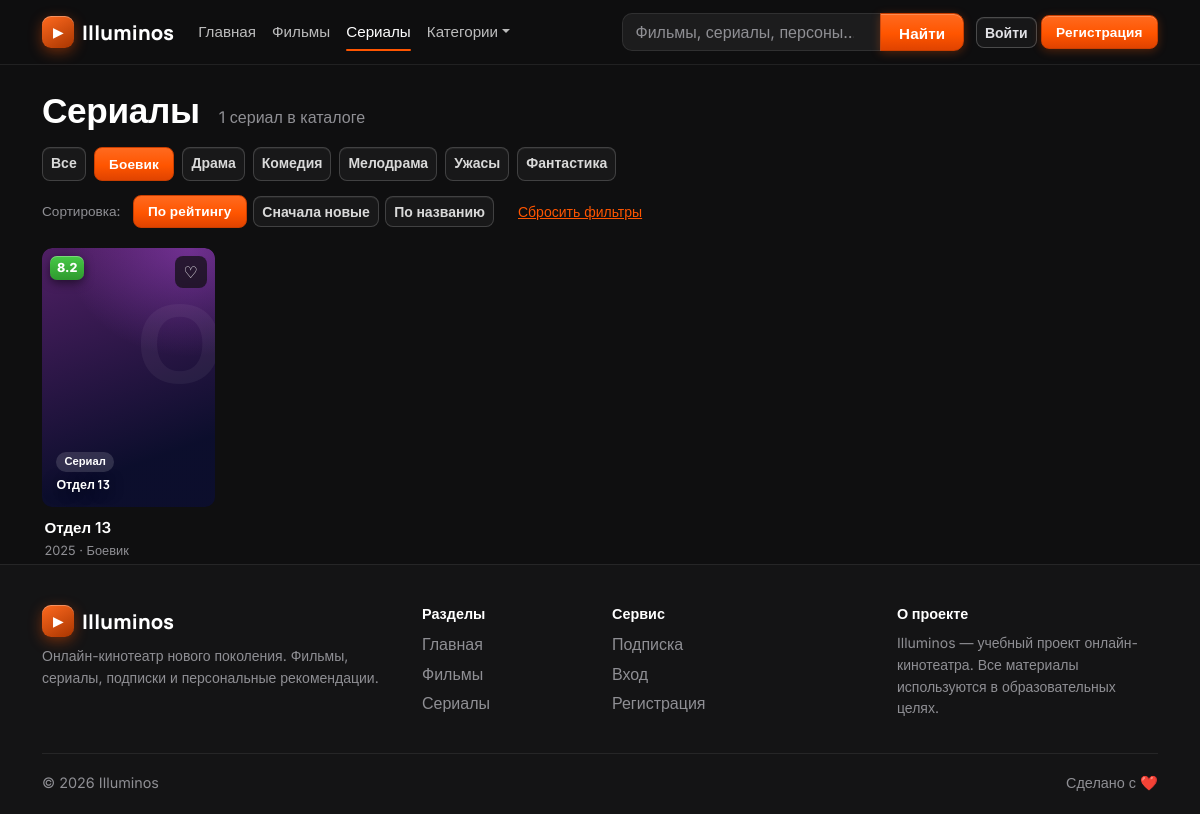
Page /serials.php?genre=5 on the committed database.
### tables this page shows
CREATE TABLE genres (
    id INT AUTO_INCREMENT PRIMARY KEY,
    name VARCHAR(50) NOT NULL UNIQUE
);

CREATE TABLE content (
    id INT AUTO_INCREMENT PRIMARY KEY,
    type ENUM('film','serial') NOT NULL,
    title VARCHAR(150) NOT NULL,
    description TEXT,
    year SMALLINT,
    rating DECIMAL(3,1) DEFAULT 0,
    director VARCHAR(150),
    actors TEXT,
    poster_url VARCHAR(500) DEFAULT NULL,
    trailer_url VARCHAR(255) DEFAULT NULL,
    is_new TINYINT(1) DEFAULT 0,
    is_popular TINYINT(1) DEFAULT 0,
    genre_id INT,
    FOREIGN KEY (genre_id) REFERENCES genres(id)
);

### serials.php (the view, shortened to what this page needs)
<?php
require_once __DIR__ . '/backend/config.php';
require_once __DIR__ . '/src/components/helpers.php';
$genreId = (int)($_GET['genre'] ?? 0);
$q       = trim((string)($_GET['q'] ?? ''));
$uid     = $_SESSION['user']['id'] ?? 0;
$sortMap = [
    'rating' => 'c.rating DESC',
    'year'   => 'c.year DESC, c.rating DESC',
    'title'  => 'c.title ASC',
];
$sort = $_GET['sort'] ?? 'rating';
$genres = $pdo->query('SELECT * FROM genres ORDER BY name')->fetchAll();
$sql = "SELECT c.*, g.name AS genre_name FROM content c
        JOIN genres g ON g.id = c.genre_id
        WHERE c.type = 'serial'";
$params = [];
if ($genreId > 0) { $sql .= ' AND c.genre_id = ?'; $params[] = $genreId; }
$stmt = $pdo->prepare($sql . ' ORDER BY ' . $sortMap[$sort]);
$stmt->execute($params);
$serials = $stmt->fetchAll();
$favIds = io_fav_ids($pdo, (int)$uid);
$hasFilters = ($genreId > 0 || $q !== '' || $sort !== 'rating');
function serials_url(array $over = []): string {
    global $genreId, $q, $sort;
    $p = array_merge(['genre' => $genreId, 'q' => $q, 'sort' => $sort], $over);
    if (($p['sort'] ?? '') === 'rating') unset($p['sort']);
    $p = array_filter($p, fn($v) => $v !== '' && $v !== 0 && $v !== null);
    return '/serials.php' . ($p ? '?' . http_build_query($p) : '');
}
$sortLabels = ['rating' => 'По рейтингу', 'year' => 'Сначала новые', 'title' => 'По названию'];
?>
<!DOCTYPE html>
<html lang="ru">
<head>
    <?php require __DIR__ . '/src/components/head-assets.php'; ?>
</head>
<body class="d-flex flex-column min-vh-100">
<?php require __DIR__ . '/src/components/header.php'; ?>
<main class="container flex-grow-1" id="main">
    <div class="io-catalog-head mt-4 mb-2">
        <h1 class="io-catalog-title">Сериалы</h1>
        <p class="text-secondary mb-0"><?= count($serials) ?> <?= io_plural(count($serials), ['сериал', 'сериала', 'сериалов']) ?> в каталоге</p>
    </div>
    <div class="io-filters mt-3">
        <div class="io-chips d-flex flex-wrap gap-2" role="group" aria-label="Категории">
            <a class="btn btn-sm <?= $genreId === 0 ? 'btn-io' : 'btn-outline-light' ?>" href="<?= io_e(serials_url(['genre' => 0])) ?>"
               <?= $genreId === 0 ? 'aria-current="true"' : '' ?>>Все</a>
            <?php foreach ($genres as $g): ?>
                <a class="btn btn-sm <?= $genreId === (int)$g['id'] ? 'btn-io' : 'btn-outline-light' ?>"
                   href="<?= io_e(serials_url(['genre' => (int)$g['id']])) ?>"
                   <?= $genreId === (int)$g['id'] ? 'aria-current="true"' : '' ?>><?= htmlspecialchars($g['name']) ?></a>
            <?php endforeach; ?>
        </div>
        <div class="io-filters-row">
            <div class="io-sort" role="group" aria-label="Сортировка">
                <span class="io-filter-label">Сортировка:</span>
                <?php foreach ($sortMap as $key => $_): ?>
                    <a class="btn btn-sm <?= $sort === $key ? 'btn-io' : 'btn-outline-light' ?>"
                       href="<?= io_e(serials_url(['sort' => $key])) ?>"><?= $sortLabels[$key] ?></a>
                <?php endforeach; ?>
            </div>
            <?php if ($hasFilters): ?>
                <a class="small" href="/serials.php">Сбросить фильтры</a>
            <?php endif; ?>
        </div>
    </div>
    <?php render_cards($serials, $favIds,
        'Сериалов по таким условиям не найдено.',
        $hasFilters ? '<a class="btn btn-io btn-sm" href="/serials.php">Сбросить фильтры</a>' : ''); ?>
</main>
<?php require __DIR__ . '/src/components/footer.php'; ?>

### src/components/helpers.php (shortened to what this page needs)
<?php
function io_e($v): string {
    return htmlspecialchars((string)$v, ENT_QUOTES, 'UTF-8');
}
function io_link(array $c): string {
    return ($c['type'] === 'serial' ? '/serial.php?id=' : '/movie.php?id=') . (int)$c['id'];
}
function io_plural(int $n, array $forms): string {
    $n = abs($n) % 100;
    $n1 = $n % 10;
    if ($n1 === 1) return $forms[0];
    return $forms[2];
}
function io_poster_hues(array $c): array {
    static $pairs = [[262, 228], [318, 262], [8, 336], [196, 250], [28, 352], [292, 236], [158, 206], [46, 14]];
    $pair  = $pairs[(int)($c['genre_id'] ?? 0) % count($pairs)];
    $shift = (((int)($c['id'] ?? 0)) * 11) % 28 - 14;
    return [($pair[0] + $shift + 360) % 360, $pair[1]];
}
function io_poster_style(array $c): string {
    [$h1, $h2] = io_poster_hues($c);
    return '--h1:' . $h1 . ';--h2:' . $h2 . ';';
}
function io_initial(string $title): string {
    if (preg_match('/[\p{L}\p{N}]/u', $title, $m)) {
        return function_exists('mb_strtoupper') ? mb_strtoupper($m[0], 'UTF-8') : $m[0];
    }
    return '★';
}
function io_poster(array $c, string $class = ''): string {
    $hasImage = !empty($c['poster_url']);
    ob_start(); ?>
    <div class="io-poster<?= $hasImage ? ' has-image' : '' ?><?= $class !== '' ? ' ' . io_e($class) : '' ?>" style="<?= io_poster_style($c) ?>">
        <?php if ($hasImage): ?>
            <img class="io-poster-img" src="<?= io_e($c['poster_url']) ?>" alt="<?= io_e($c['title']) ?>" loading="lazy">
        <?php else: ?>
            <span class="io-poster-glyph" aria-hidden="true"><?= io_e(io_initial((string)$c['title'])) ?></span>
        <?php endif; ?>
        <?php if (($c['type'] ?? '') === 'serial'): ?><span class="io-poster-type">Сериал</span><?php endif; ?>
        <span class="io-poster-title"><?= io_e($c['title']) ?></span>
        <span class="io-rating"><?= io_e($c['rating']) ?></span>
    </div>
    <?php
    return ob_get_clean();
}
function io_fav_button(int $id, bool $inFav, bool $loggedIn, ?string $title = null, string $class = '', bool $withLabel = false): string {
    $title = $title ?? ($inFav ? 'Убрать из избранного' : 'В избранное');
    ob_start(); ?>
    <button type="button" class="io-fav-btn<?= $inFav ? ' active' : '' ?><?= $class !== '' ? ' ' . io_e($class) : '' ?>"
            data-id="<?= $id ?>"<?= $loggedIn ? '' : ' data-guest="1"' ?>
            title="<?= io_e($title) ?>" aria-pressed="<?= $inFav ? 'true' : 'false' ?>"><?php
        if ($withLabel): ?><span data-fav-icon><?= $inFav ? '♥' : '♡' ?></span> <span data-fav-label><?= $inFav ? 'В избранном' : 'В избранное' ?></span><?php
        else: ?><?= $inFav ? '♥' : '♡' ?><?php endif; ?></button>
    <?php
    return ob_get_clean();
}
function io_card(array $c, bool $inFav = false): string {
    $loggedIn = !empty($_SESSION['user']);
    ob_start(); ?>
    <article class="io-card">
        <a href="<?= io_link($c) ?>" class="io-card-link text-decoration-none text-reset">
            <?= io_poster($c) ?>
            <div class="io-card-body">
                <div class="io-card-title"><?= io_e($c['title']) ?></div>
                <div class="io-card-meta"><?= io_e($c['year']) ?> · <?= io_e($c['genre_name'] ?? '') ?></div>
            </div>
        </a>
        <?= io_fav_button((int)$c['id'], $inFav, $loggedIn) ?>
    </article>
    <?php
    return ob_get_clean();
}
function render_cards(array $items, array $favIds, string $emptyHint = '', string $emptyAction = ''): void {
    $favSet = array_flip(array_map('intval', $favIds));
    echo '<div class="row g-3">';
    foreach ($items as $c) {
        echo '<div class="col-6 col-sm-4 col-md-3 col-xl-2">', io_card($c, isset($favSet[(int)$c['id']])), '</div>';
    }
    echo '</div>';
}
    ?>

### rows in the picture
genres: name "Боевик"
genres: name "Драма"
genres: name "Комедия"
genres: name "Мелодрама"
genres: name "Ужасы"
genres: name "Фантастика"
content: type "Сериал", title "Отдел 13", rating "8.2", year "2025", genre.name "Боевик"

### other values in the picture
count($serials) "1"
io_plural(count($serials), ['сериал', 'сериала', 'сериалов']) "сериал"
$sortLabels[$key] "По рейтингу"
$sortLabels[$key] "Сначала новые"
$sortLabels[$key] "По названию"
